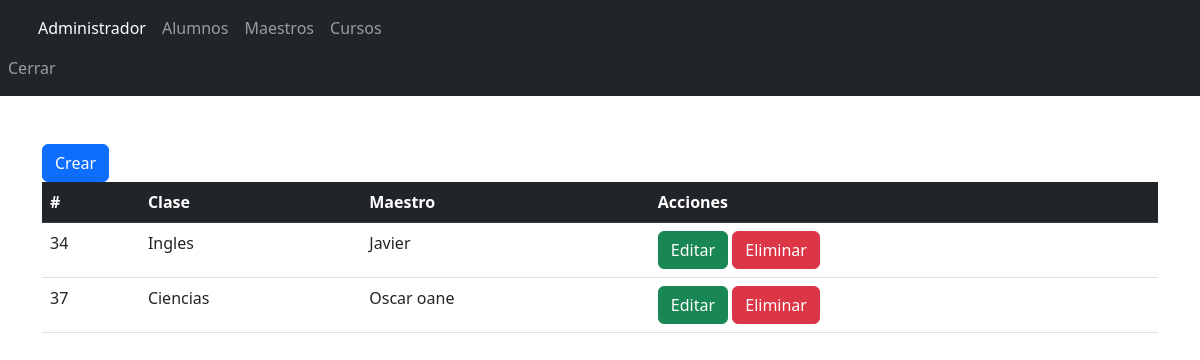
Screenshot of /modulos/cursos/index.php with the database file from the repository.
### tables this page shows
CREATE TABLE `cursos` (
  `idCurso` int(100) NOT NULL,
  `clase` varchar(50) NOT NULL,
  `maestro_id` int(100) NOT NULL
);

CREATE TABLE `maestros` (
  `id` int(100) NOT NULL,
  `nombre` varchar(100) NOT NULL,
  `email` varchar(100) NOT NULL,
  `direccion` varchar(100) NOT NULL
);

### modulos/cursos/index.php (the view, shortened to what this page needs)
<?php
include("../../modelo/conexion.php");
$stm = $conexion->prepare("SELECT * FROM cursos
INNER JOIN maestros ON cursos.maestro_id = maestros.id
");
$stm->execute();
$cursos = $stm->fetchAll(PDO::FETCH_ASSOC);
?>
<?php include("../../template/navbar.php"); ?>
<button type="button" class="btn btn-primary" data-bs-toggle="modal" data-bs-target="#create">
  Crear
</button>
<div class="table-responsive">
    <table class="table">
        <thead class="table table-dark">
            <tr>
                <th scope="col">#</th>
                <th scope="col">Clase</th>
                <th scope="col">Maestro</th>
                <th scope="col">Acciones</th>
            </tr>
        </thead>
        <tbody>
            <?php foreach ($cursos as $curso) { ?>
                <tr class="">
                    <td scope="row"><?php echo $curso['idCurso']; ?></td>
                    <td><?php echo $curso['clase']; ?></td>
                    <td><?php echo $curso['nombre']; ?></td>
                    <td>
                        <a  href="edit.php?id=<?php echo $curso['idCurso']; ?>" class="btn btn-success">Editar</a>
                        <a href="index.php?id=<?php echo $curso['idCurso']; ?>" class="btn btn-danger">Eliminar</a>
                    </td>
                </tr>
            <?php } ?>
        </tbody>
    </table>
</div>
<?php include("../../template/footer.php"); ?>

### rows the page displays
cursos: idCurso "34", clase "Ingles", maestro.nombre "Javier"
cursos: idCurso "37", clase "Ciencias", maestro.nombre "Oscar oane"
